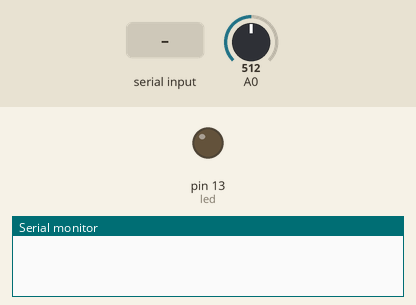
Recording of a sketch running on a simulated Arduino Uno, built with avr-gcc and run on an emulated ATmega328P. Parts: output pins drawn as LEDs (lit = HIGH), the last lines printed to the serial monitor. Inputs (shaded band) come from the test bench; at power-on: A0 = 512.

Above: at 1.2 s.
1.3 s: "2" received over Serial
At 2.6 s:
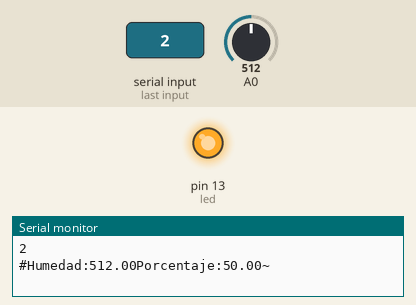
3.5 s: "1" received over Serial
At 4.5 s:
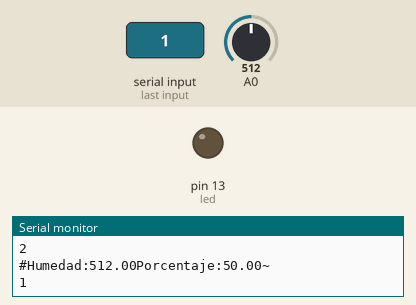
Timing chart, 0 to 6.5 s (numbered marks = the images above; inputs shaded):
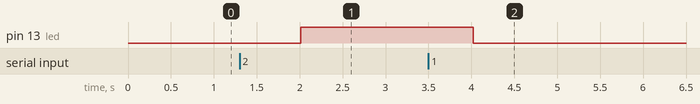

Measured:
- after the input at 1.3 s, pin 13 (led): LOW → HIGH after 0.71 s
- after the input at 3.5 s, pin 13 (led): HIGH → LOW after 0.52 s

The sketch:

Blue_luz_v2.ino
```cpp
#include <Wire.h>

int Humedad = 0;
float Porcentaje = 0;
int Lectura_Analogica = 0;


int led = 13; //led Rojo de prueba de conexión

float SensorHumedad1[3] = {0, 0, 0};
char inbyte = 0; //Char para leer el led

void setup() {
  // initialise serial communications at 9600 bps:
  Serial.begin(9600);
  pinMode(led, OUTPUT);
  digitalWrite(led, LOW);


  digitalWrite(8, HIGH);
}

void loop() {

  Lectura_Analogica = analogRead(A0); //Leer el valor del potenciómetro
  float Humedad = map(Lectura_Analogica, 0, 1023, 1024, 0);
  float Porcentaje = Humedad / 10.24;

  SensorHumedad1[1] = Humedad;
  SensorHumedad1[2] = Porcentaje;
  //when serial values have been received this will be true

  if (Serial.available() > 0) {

    inbyte = Serial.read();
    Serial.println(inbyte);
    if (inbyte == '2')//pidiendo datos
    {
      digitalWrite(led, HIGH);
      SensorHumedad1[0] = 1;

    }
    if (inbyte == '1')
    {
      SensorHumedad1[0] = 0;
      digitalWrite(led, LOW);
    }
  }

  sendAndroidValues();
  delay(2000);
}


//enviar los valores por el dipositivo android por el modulo Bluetooth
void sendAndroidValues()
{


  if (SensorHumedad1[0] == 1) {
    Serial.print('#'); //hay que poner # para el comienzo de los datos, así Android sabe que empieza el String de datos
    Serial.print("Humedad:");
    Serial.print(SensorHumedad1[1]);
    Serial.print("Porcentaje:");
    Serial.print(SensorHumedad1[2]);
    Serial.print('~'); //con esto damos a conocer la finalización del String de datos
    Serial.println();
  }

  delay(10);        //agregamos este delay para eliminar tramisiones faltantes
}
```
